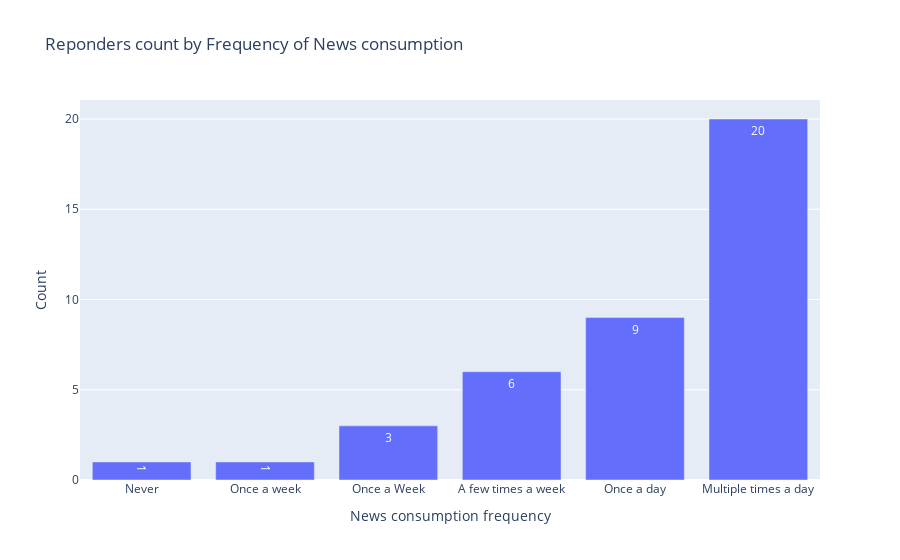

Notebook cell for this chart:
### Code cell
px.bar(data.groupby(['news_frequency']).size().reset_index(name="count").sort_values(by=['count']), 'news_frequency', 'count', text_auto=True, labels={'news_frequency':'News consumption frequency', "count": "Count"}, title="Reponders count by Frequency of News consumption")

### Figure 1 — Plotly figure (JSON) as saved in the notebook; plotly's stock layout.template omitted (floating-point values rounded to 4 significant figures)
{"data": [{"alignmentgroup": "True", "hovertemplate": "News consumption frequency=%{x}<br>Count=%{y}<extra></extra>", "legendgroup": "", "marker": {"color": "#636efa", "pattern": {"shape": ""}}, "name": "", "offsetgroup": "", "orientation": "v", "showlegend": false, "textposition": "auto", "texttemplate": "%{y}", "type": "bar", "x": ["Never", "Once a week", "Once a Week", "A few times a week", "Once a day", "Multiple times a day"], "xaxis": "x", "y": [1, 1, 3, 6, 9, 20], "yaxis": "y"}], "layout": {"barmode": "relative", "legend": {"tracegroupgap": 0}, "title": {"text": "Reponders count by Frequency of News consumption"}, "xaxis": {"anchor": "y", "domain": [0, 1], "title": {"text": "News consumption frequency"}}, "yaxis": {"anchor": "x", "domain": [0, 1], "title": {"text": "Count"}}}}
